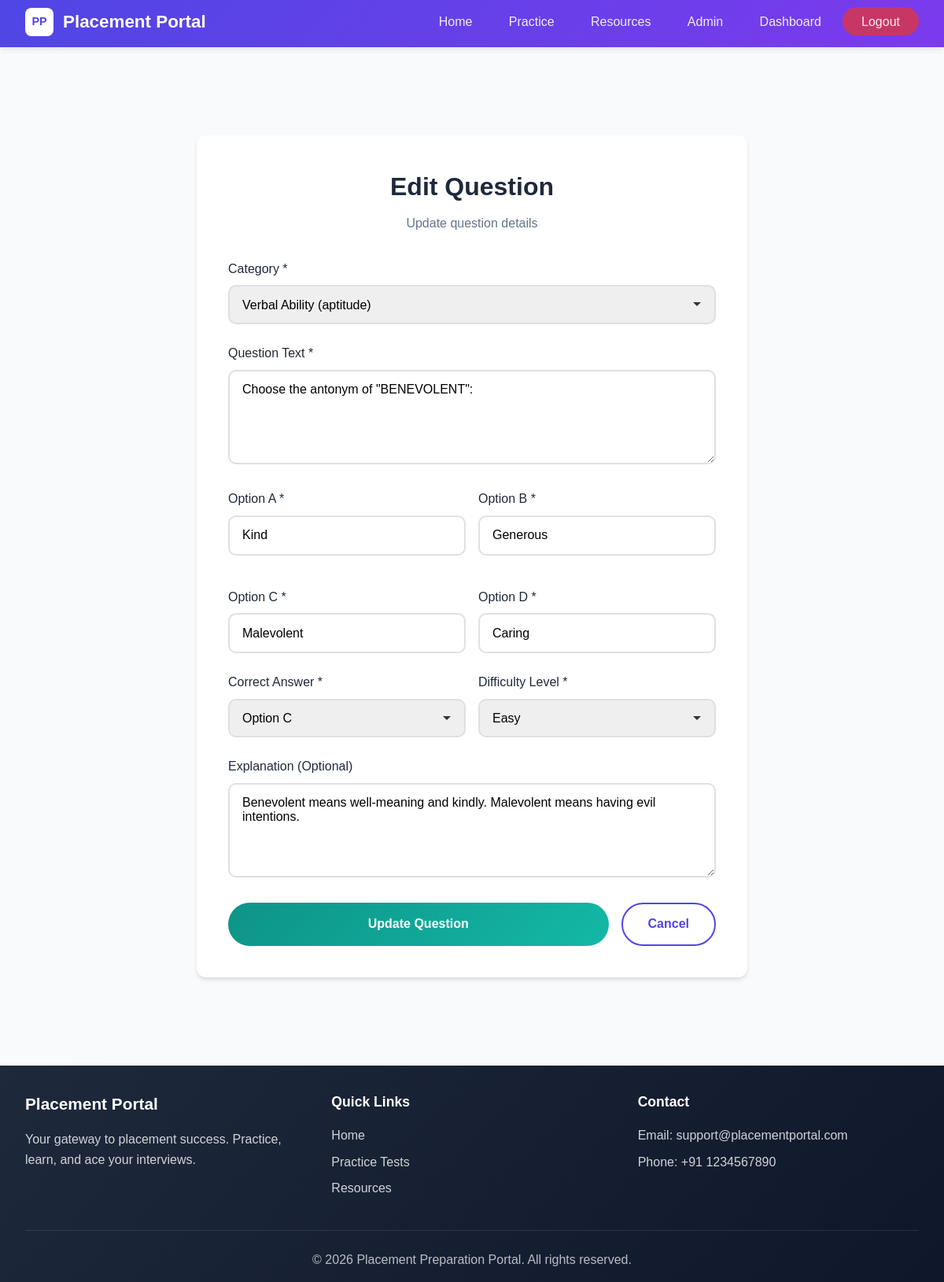
Page /admin/questions/14/edit (signed in) on the committed database.
### app/models.py (models this page shows, shortened)
class Question(db.Model):
    __tablename__ = 'questions'
    id = db.Column(db.Integer, primary_key=True)
    category_id = db.Column(db.Integer, db.ForeignKey('categories.id'), nullable=False)
    question_text = db.Column(db.Text, nullable=False)
    option_a = db.Column(db.String(500))
    option_b = db.Column(db.String(500))
    option_c = db.Column(db.String(500))
    option_d = db.Column(db.String(500))
    correct_answer = db.Column(db.String(1))  # 'A', 'B', 'C', or 'D'
    explanation = db.Column(db.Text)
    difficulty = db.Column(db.String(20))  # 'easy', 'medium', 'hard'
    created_at = db.Column(db.DateTime, default=datetime.utcnow)

class Category(db.Model):
    __tablename__ = 'categories'
    id = db.Column(db.Integer, primary_key=True)
    name = db.Column(db.String(100), nullable=False)
    type = db.Column(db.String(50))  # 'aptitude' or 'technical'
    description = db.Column(db.Text)
    questions = db.relationship('Question', backref='category', lazy='dynamic',
                               cascade='all, delete-orphan')
    quiz_results = db.relationship('QuizResult', backref='category', lazy='dynamic')

### app/admin/routes.py (the view, shortened to what this page needs)
@admin.route('/questions/edit/<int:question_id>', methods=['GET', 'POST'])
@admin.route('/questions/<int:question_id>/edit', methods=['GET', 'POST'])
@login_required
@admin_required
def edit_question(question_id):
    question = Question.query.get_or_404(question_id)
    categories = Category.query.order_by(Category.type, Category.name).all()
    return render_template('admin/question_form.html', question=question, categories=categories)

### app/__init__.py (called while the page is built)
@login_manager.user_loader
def load_user(user_id):
    from app.models import User
    return User.query.get(int(user_id))

### app/admin/routes.py (called while the page is built)
def admin_required(f):
    @wraps(f)
    def decorated_function(*args, **kwargs):
        if not current_user.is_authenticated or current_user.role != 'admin':
            flash('Admin access required.', 'danger')
            return redirect(url_for('main.home'))
        return f(*args, **kwargs)
    return decorated_function

### app/templates/admin/question_form.html (shortened to what this page needs)
{% extends "base.html" %}
{% block content %}
<div class="container">
    <div class="form-container" style="max-width: 700px;">
        <div class="form-card">
            <div class="form-header">
                <h2>{% if question %}Edit Question{% else %}Add New Question{% endif %}</h2>
                <p>{% if question %}Update question details{% else %}Create a new quiz question{% endif %}</p>
            </div>
            <form action="{% if question %}{{ url_for('admin.edit_question', question_id=question.id) }}{% else %}{{ url_for('admin.create_question') }}{% endif %}" method="POST">
                <div class="form-group">
                    <label for="category_id">Category *</label>
                    <select id="category_id" name="category_id" class="form-control" required>
                        {% for cat in categories %}
                        <option value="{{ cat.id }}" {% if question and question.category_id == cat.id %}selected{% endif %}>{{ cat.name }} ({{ cat.type }})</option>
                        {% endfor %}
                    </select>
                </div>
                <div class="form-group">
                    <label for="question_text">Question Text *</label>
                    <textarea id="question_text" name="question_text" class="form-control" placeholder="Enter your question here..." required rows="4">{{ question.question_text if question else '' }}</textarea>
                </div>
                <div style="display: grid; grid-template-columns: 1fr 1fr; gap: 1rem;">
                    <div class="form-group">
                        <label for="option_a">Option A *</label>
                        <input type="text" id="option_a" name="option_a" class="form-control" placeholder="Enter option A" value="{{ question.option_a if question else '' }}" required>
                    </div>
                    <div class="form-group">
                        <label for="option_b">Option B *</label>
                        <input type="text" id="option_b" name="option_b" class="form-control" placeholder="Enter option B" value="{{ question.option_b if question else '' }}" required>
                    </div>
                    <div class="form-group">
                        <label for="option_c">Option C *</label>
                        <input type="text" id="option_c" name="option_c" class="form-control" placeholder="Enter option C" value="{{ question.option_c if question else '' }}" required>
                    </div>
                    <div class="form-group">
                        <label for="option_d">Option D *</label>
                        <input type="text" id="option_d" name="option_d" class="form-control" placeholder="Enter option D" value="{{ question.option_d if question else '' }}" required>
                    </div>
                </div>
                <div style="display: grid; grid-template-columns: 1fr 1fr; gap: 1rem;">
                    <div class="form-group">
                        <label for="correct_answer">Correct Answer *</label>
                        <select id="correct_answer" name="correct_answer" class="form-control" required>
                            <option value="C" {% if question and question.correct_answer == 'C' %}selected{% endif %}>Option C</option>
                        </select>
                    </div>
                    <div class="form-group">
                        <label for="difficulty">Difficulty Level *</label>
                        <select id="difficulty" name="difficulty" class="form-control" required>
                            <option value="easy" {% if question and question.difficulty == 'easy' %}selected{% endif %}>Easy</option>
                        </select>
                    </div>
                </div>
                <div class="form-group">
                    <label for="explanation">Explanation (Optional)</label>
                    <textarea id="explanation" name="explanation" class="form-control" placeholder="Explain why the correct answer is correct" rows="3">{{ question.explanation if question else '' }}</textarea>
                </div>
                <div style="display: flex; gap: 1rem;">
                    <button type="submit" class="btn btn-success btn-block">{% if question %}Update Question{% else %}Add Question{% endif %}</button>
                    <a href="{{ url_for('admin.list_questions') }}" class="btn btn-outline" style="text-decoration: none; text-align: center;">Cancel</a>
                </div>
            </form>
        </div>
    </div>
</div>
{% endblock %}

### app/static/css/style.css (style rules this page uses)
:root { --primary-gradient: linear-gradient(135deg, #4f46e5 0%, #7c3aed 100%); --secondary-gradient: linear-gradient(135deg, #0d9488 0%, #14b8a6 100%); --accent-gradient: linear-gradient(135deg, #ec4899 0%, #f43f5e 100%); --dark-gradient: linear-gradient(135deg, #1e293b 0%, #0f172a 100%); --primary-color: #4f46e5; --secondary-color: #7c3aed; --accent-color: #14b8a6; --success-color: #22c55e; --danger-color: #ef4444; --warning-color: #f59e0b; --info-color: #0ea5e9; --text-dark: #1e293b; --text-light: #64748b; --white: #ffffff; --light-bg: #f8fafc; --card-shadow: 0 4px 6px -1px rgba(0, 0, 0, 0.1), 0 2px 4px -1px rgba(0, 0, 0, 0.06); --hover-shadow: 0 10px 15px -3px rgba(0, 0, 0, 0.1), 0 4px 6px -2px rgba(0, 0, 0, 0.05); --border-radius: 12px; --transition: all 0.2s ease; }
* { margin: 0; padding: 0; box-sizing: border-box; }
html { scroll-behavior: smooth; }
body { font-family: 'Poppins', sans-serif; background: var(--light-bg); color: var(--text-dark); line-height: 1.6; min-height: 100vh; }
.form-container, .container { padding-top: 2rem; padding-bottom: 2rem; }
.container { max-width: 1200px; margin: 0 auto; padding: 2rem; }
.btn { display: inline-block; padding: 0.8rem 2rem; border-radius: 50px; text-decoration: none; font-weight: 600; transition: var(--transition); cursor: pointer; border: none; font-size: 1rem; text-align: center; }
.btn-success { background: var(--secondary-gradient); color: var(--white); }
.btn-outline { background: transparent; border: 2px solid var(--primary-color); color: var(--primary-color); }
.btn-block { width: 100%; display: block; }
.form-container { max-width: 450px; margin: 3rem auto; }
.form-card { background: var(--white); border-radius: var(--border-radius); box-shadow: var(--card-shadow); padding: 2.5rem; }
.form-header { text-align: center; margin-bottom: 2rem; }
.form-header h2 { font-size: 2rem; color: var(--text-dark); margin-bottom: 0.5rem; }
.form-header p { color: var(--text-light); }
.form-group { margin-bottom: 1.5rem; }
.form-group label { display: block; margin-bottom: 0.5rem; font-weight: 500; color: var(--text-dark); }
.form-control { width: 100%; padding: 0.9rem 1rem; border: 2px solid #e0e0e0; border-radius: 10px; font-size: 1rem; transition: var(--transition); font-family: inherit; }
.form-control::placeholder { color: #aaa; }
textarea.form-control { min-height: 120px; resize: vertical; }
select.form-control { cursor: pointer; appearance: none; background-repeat: no-repeat; background-position: right 1rem center; padding-right: 2.5rem; }

### rows in the picture
Question: category_id "Verbal Ability (aptitude)", question_text "Choose the antonym of \"BENEVOLENT\":", option_a "Kind", option_b "Generous", option_c "Malevolent", option_d "Caring", correct_answer "Option C", difficulty "Easy", explanation "Benevolent means well-meaning and kindly. Malevolent means having evil intentions."
